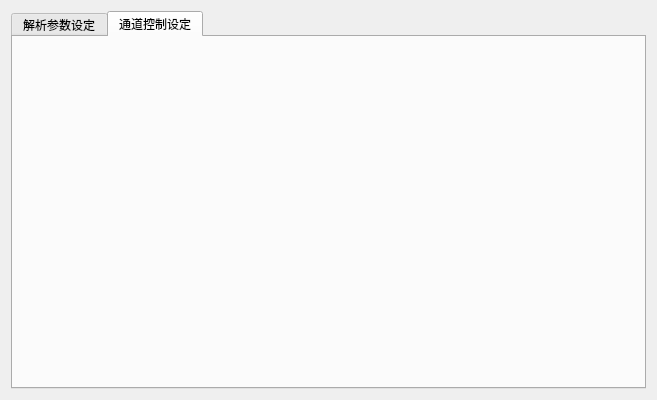
<?xml version="1.0" encoding="UTF-8"?>
<ui version="4.0">
 <class>zchxRadarSettingsWidget</class>
 <widget class="QWidget" name="zchxRadarSettingsWidget">
  <property name="geometry">
   <rect>
    <x>0</x>
    <y>0</y>
    <width>657</width>
    <height>400</height>
   </rect>
  </property>
  <property name="windowTitle">
   <string>Form</string>
  </property>
  <layout class="QVBoxLayout" name="verticalLayout">
   <item>
    <widget class="QTabWidget" name="tabWidget">
     <property name="currentIndex">
      <number>1</number>
     </property>
     <widget class="QWidget" name="parseTab">
      <attribute name="title">
       <string>解析参数设定</string>
      </attribute>
      <layout class="QVBoxLayout" name="verticalLayout_2"/>
     </widget>
     <widget class="QWidget" name="channelTab">
      <attribute name="title">
       <string>通道控制设定</string>
      </attribute>
      <layout class="QVBoxLayout" name="verticalLayout_3"/>
     </widget>
    </widget>
   </item>
  </layout>
 </widget>
 <resources/>
 <connections/>
</ui>
